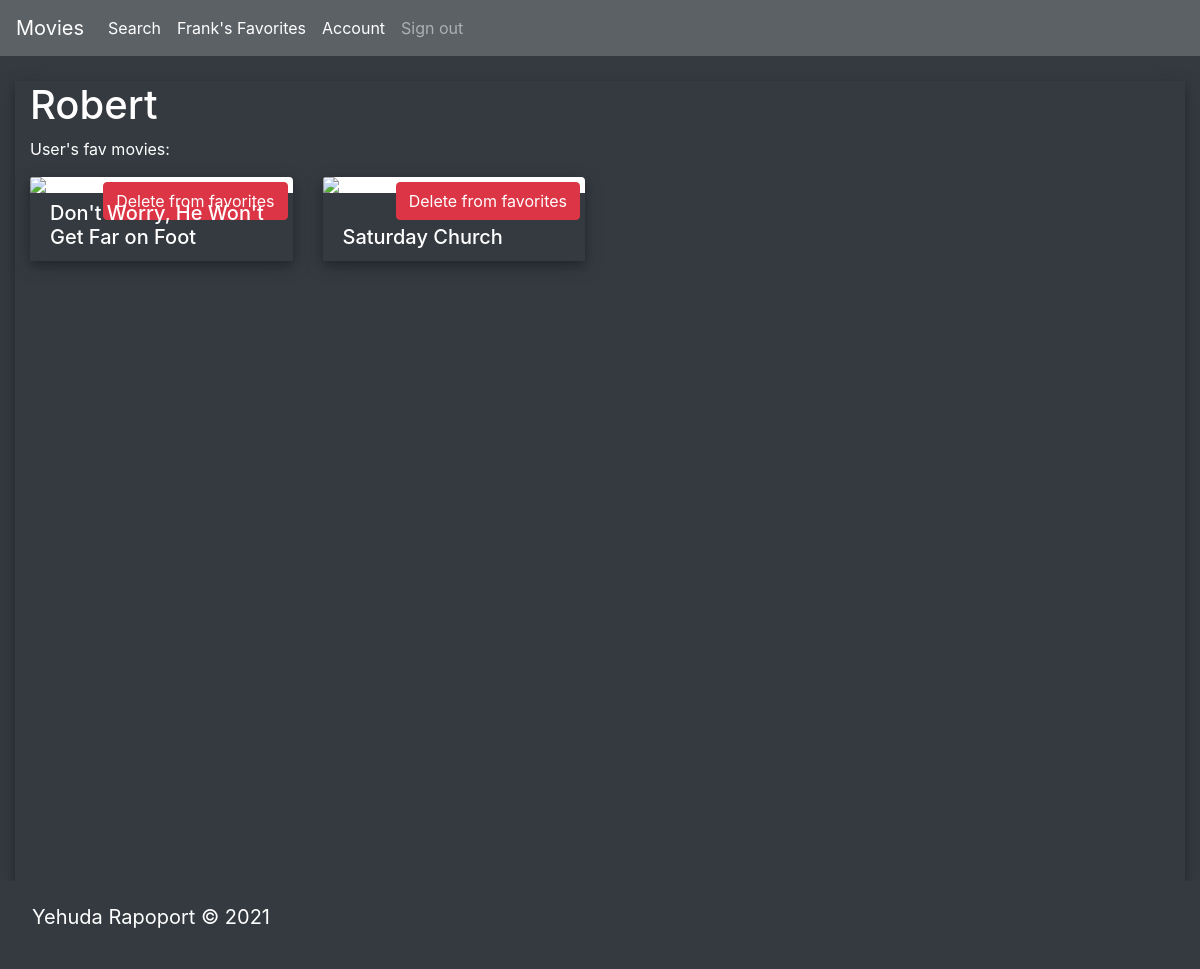
Screenshot of /user/1 (signed in) with the database file from the repository.
### webapp/models.py (models this page shows, shortened)
class User(db.Model, flask_login.UserMixin): # db.Model is required if you want to create an SQL model
    id = db.Column(db.Integer(), primary_key=True)
    name = db.Column(db.String(64), unique=True, nullable=False)
    password = db.Column(db.String(64), nullable=False)
    email = db.Column(db.String(120), unique=True, nullable=True)
    image_file = db.Column(db.String(20), nullable=True, default='default.jpeg')
    fav_movies = db.relationship("Movie", backref="users", secondary=user2movies)

class Movie(db.Model):
    id = db.Column(db.Integer(), primary_key=True)
    title = db.Column(db.String(64), nullable=False)
    poster_path = db.Column(db.String(128))
    description = db.Column(db.String(64))
    movie_id = db.Column(db.Integer(), unique=True, nullable=False)
    movie_comments = db.relationship("Comment", backref="comments", secondary=movie2comments)

### webapp/routes.py (the view)
@app.route('/user/<int:user_id>')
def profile_page(user_id):
    user = models.User.query.get(user_id)
    return flask.render_template("user_profile.html", user=user)

### webapp/models.py (called while the page is built)
@login_manager.user_loader
def user_loader(user_id):
    return User.query.get(user_id)

### webapp/templates/user_profile.html (shortened to what this page needs)
{% extends "base_display.html" %}
{% block content %}
<main role="main" class="container-fluid" style="height: 100vh; box-shadow: 0 4px 8px 0 rgba(0, 0, 0, 0.2), 0 6px 20px 0 rgba(0, 0, 0, 0.19); opacity: 1">
    <h1>{{ user.name }}</h1>
    <p>User's fav movies:</p>
    <div class="content bg-dark text-white">
        <ul class="list-group">
        {% if user.fav_movies == None %}
            <li class="list-group-item" ><h2> {{ user.name }} has not added any favorite movies. Sorry! </h2></li>
            {% else %}
          <div class="row row-cols-1 row-cols-md-2 g-4">
              {% for movie in user.fav_movies %}
                <div class="col-sm-6 col-md-4 col-lg-3 colMargin" style="padding-bottom: 10px">
                  <div id="card-class" class="card h-100" style="border: none; margin-bottom: 28px; box-shadow: 0 4px 8px 0 rgba(0, 0, 0, 0.2), 0 6px 20px 0 rgba(0, 0, 0, 0.19);" id="poster">
                    {% if movie.poster_path != None %}
                    <a class="btn btn-danger" style="position: absolute; top: 5px; right: 5px" href="{{ url_for('delete_fav', id=movie.movie_id) }}">Delete from favorites</a>
                    {% else %}
                    <img class="card-img-top" src="https://s.studiobinder.com/wp-content/uploads/2019/06/Movie-Poster-Templates-StudioBinder.jpg.webp" width="200px" height="356px">
                    {% endif %}
                      <div class="card-body bg-dark text-white">
                        <a style="text-decoration: none; color: white; position:absolute; bottom:0px" href="http://127.0.0.1:5000/movie/{{movie.movie_id}}"><h5 class="card-title">{{movie.title}}</h5> </a>
                      </div>
                    </div>
                </div>
              {% endfor %}
            {% endif %}
          </div>
      </div>
    </div>
{% endblock %}

### webapp/templates/base_display.html (shortened to what this page needs)
<!DOCTYPE html>
<html lang="en">
<head>
    <link rel="stylesheet" href="https://maxcdn.bootstrapcdn.com/bootstrap/4.0.0/css/bootstrap.min.css">
    <link rel="stylesheet" href="{{ url_for('static', filename='css/master.css') }}" />
</head>
<body>
<nav class="navbar navbar-expand-lg navbar-dark bg-dark sticky-top" style="opacity: .8">
    <a class="navbar-brand" href="{{url_for('home')}}">Movies</a>
    <div class="collapse navbar-collapse"  id="navbarSupportedContent">
        <ul class="navbar-nav mr-auto">
            <li class="nav-item active">
                <a  class="nav-link"href="{{url_for('movie_search')}}">Search <span class="sr-only">(current)</span></a>
            </li>
            {% if current_user.is_authenticated %}
            <li class="nav-item active">
                <a  class="nav-link"href="{{url_for('profile_page', user_id=current_user.id)}}">{{ current_user.name }}'s Favorites<span class="sr-only">(current)</span></a>
            </li>
            <li class="nav-item active">
                <a  class="nav-link"href="{{url_for('account')}}">Account<span class="sr-only">(current)</span></a>
            </li>
            <li class="nav-item  ">
                <a  class="nav-link"href="{{url_for('signout')}}">Sign out<span class="sr-only">(current)</span></a>
            </li>
            {% endif %}
        </ul>
</div>
</nav>
<div class="container-fluid bg-dark text-white" style="height: 100%; padding-top: 25px;">
    {% block content %}
    {% endblock %}
    <nav class="navbar bg-dark sticky-bottom">
        <p class="navbar text-white"><a class="navbar-brand text-white" href="https://www.linkedin.com/in/yehuda-rapoport/">Yehuda Rapoport © 2021</a></p>
    </nav>
</body>
</html>

### rows the page displays
User: name "Frank"
User: name "Robert"
Movie: title "Don't Worry, He Won't Get Far on Foot"
Movie: title "Saturday Church"
